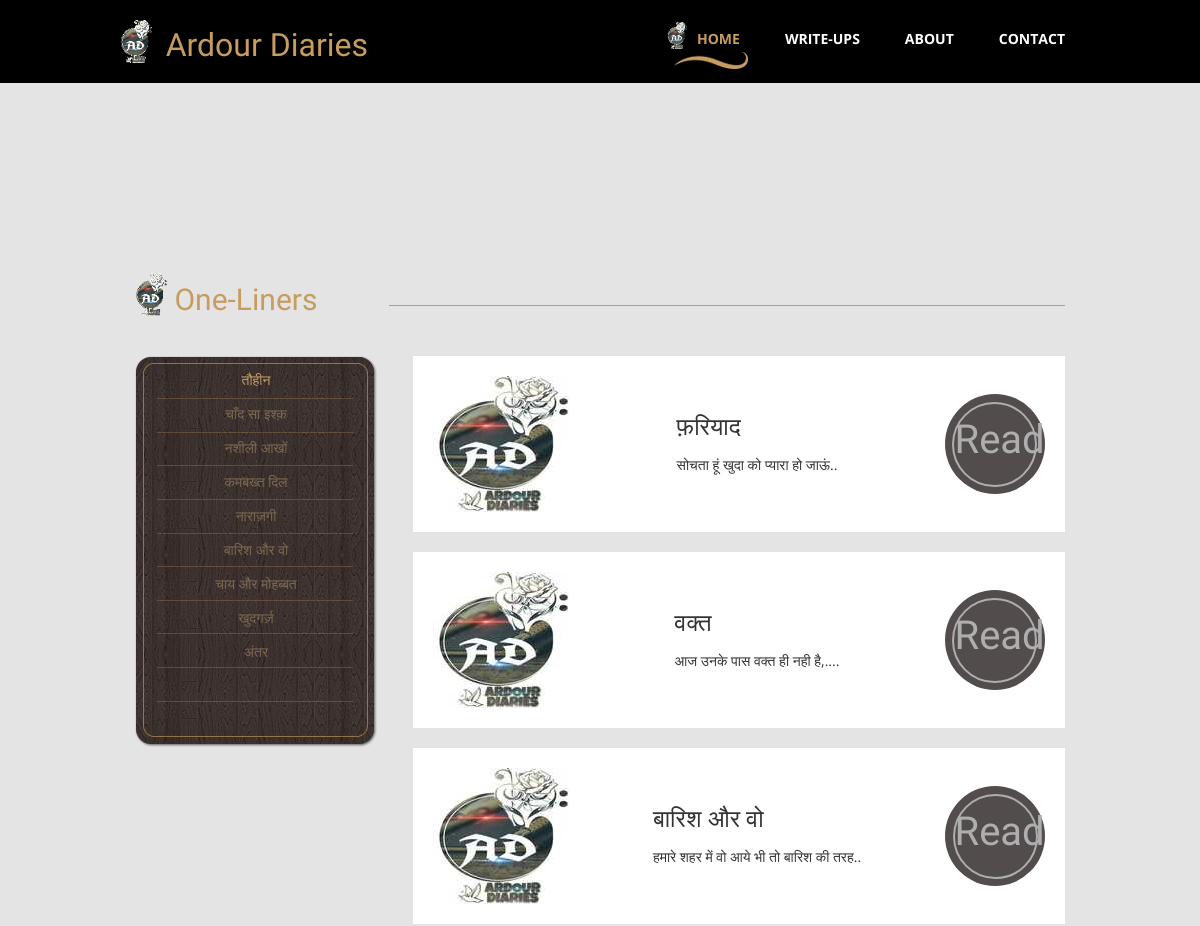
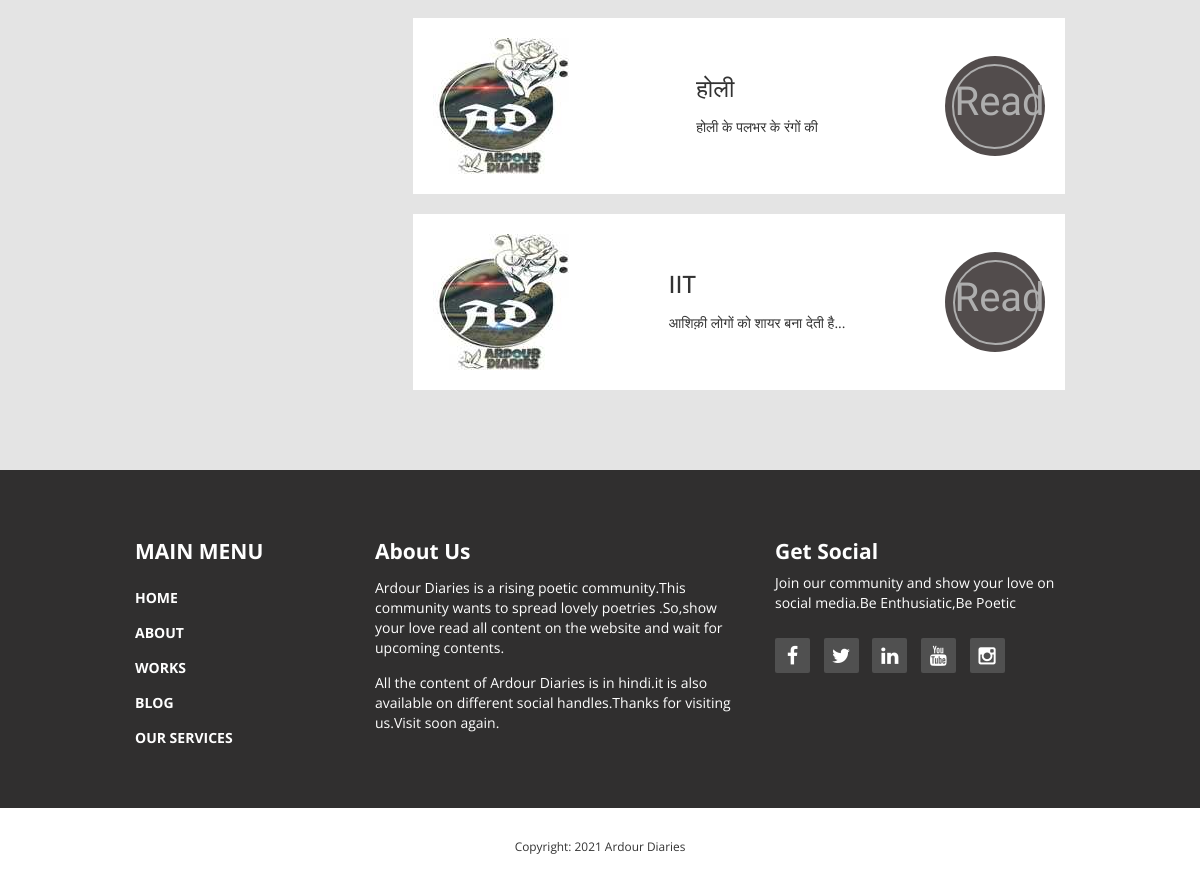
/oneliner/, run on the app's committed database (2 pictures, top to bottom).
### diaries/models.py (models this page shows, shortened)
class oneliners(models.Model):
    title = models.CharField(max_length=100, null=True)
    desc = models.TextField(max_length=500, null=True)
    content = models.TextField(max_length=5000, null=True)
    date_created = models.DateTimeField(auto_now_add=True, null=True)
    oneliners_image = models.ImageField(upload_to='oneliners',null=True, blank=True)
    insta_link = models.URLField(blank=True, null=True)
    fb_link = models.URLField(blank=True, null=True)
    class Meta:
        ordering = ["-date_created"]

### diaries/views.py (the view)
# urls.py: path('oneliner/', views.oneliner, name="oneliner"),
def oneliner(request):
    oneline = oneliners.objects.all()
    return render(request, "oneliner.html", {'oneline': oneline})

### templates/oneliner.html
{% extends 'main.html' %}
{% block content %}
{% load static %}
    <div class="tm-main-section light-gray-bg">
      <div class="container" id="main">
        <section class="tm-section row">
          <div class="col-lg-12 tm-section-header-container margin-bottom-30">
            <h2 class="tm-section-header gold-text tm-handwriting-font"><img src="{% static 'img/logo.png' %}" alt="Logo" class="tm-site-logo"> One-Liners</h2>
            <div class="tm-hr-container"><hr class="tm-hr"></div>
          </div>
          <div>
            <div class="col-lg-3 col-md-3">
              <div class="tm-position-relative margin-bottom-30">
                <nav class="tm-side-menu">
                  <ul>
                    <li><a href="/oneliner/onelines/1" class="active">तौहीन</a></li>
                    <li><a href="/oneliner/onelines/1">चाँद सा इश्क़</a></li>
                    <li><a href="/oneliner/onelines/1">नशीली आखों</a></li>
                    <li><a href="/oneliner/onelines/1">कमबख्त दिल</a></li>
                    <li><a href="/oneliner/onelines/1">नाराज़गी</a></li>
                    <li><a href="/oneliner/onelines/3">बारिश और वो</a></li>
                    <li><a href="/oneliner/onelines/1">चाय और मोहब्बत </a></li>
                    <li><a href="/oneliner/onelines/1">खुदगर्ज़</a></li>
                    <li><a href="/oneliner/onelines/1"> अंतर </a></li>
                  </ul>
                </nav>
                <img src="{% static 'img/vertical-menu-bg.png' %}" alt="Menu bg" class="tm-side-menu-bg">
              </div>
            </div>
            <div class="tm-menu-product-content col-lg-9 col-md-9">
              {% for i in oneline %}
              <div class="tm-product">
                <img src="{% static 'img/logo1.jpeg' %}" alt="Oneliner">
                <div class="tm-product-text">
                  <h3 class="tm-product-title">{{i.title}}</h3>
                  <p class="tm-product-description">{{i.desc}}</p>
                </div>
                <div class="tm-product-price">
                  <a href="/oneliner/onelines/{{i.id}}" class="tm-product-price-link tm-handwriting-font">Read</a>
                </div>
              </div>
              {% endfor %}
            </div>
          </div>
        </section>
      </div>
    </div>
    {% endblock %}

### static/css/templatemo-style.css (style rules this page uses)
body { overflow-x: hidden; }
ul { margin: 0; padding: 0; }
* { font-family: 'Open Sans', sans-serif; }
.container { max-width: 960px; }
.tm-handwriting-font { font-family: 'Damion', cursive; }
.tm-site-logo, .tm-site-name { vertical-align: bottom; }
.tm-section { margin-bottom: 60px; }
.gold-text { color: #c79c60; }
.tm-position-relative { position: relative; }
.light-gray-bg { background-color: #e4e4e4; }
.tm-main-section { padding-top: 170px; }
.margin-bottom-30 { margin-bottom: 30px; }
.tm-section-header-container { display: -webkit-box; display: -webkit-flex; display: -ms-flexbox; display: flex; -webkit-box-align: end; -webkit-align-items: flex-end; -ms-flex-align: end; align-items: flex-end; }
.tm-section-header { width: 350px; }
.tm-hr-container { width: 100%; height: 41px; }
.tm-hr { border-color: #c79c60; }
.tm-side-menu { color: white; width: 242px; padding-top: 7px; position: relative; z-index: 1; text-align: center; text-transform: uppercase; }
.tm-side-menu-bg { position: absolute; top: 0; left: 0; }
.tm-side-menu li { list-style: none; }
.tm-side-menu li a { color: #7c6a51; padding: 7px; display: block; -webkit-transition: all 0.3s ease; transition: all 0.3s ease; }
.tm-side-menu li a:hover, .tm-side-menu li a.active { color: #c79c60; text-decoration: none; }
.tm-product { margin-right: 0; margin-left: auto; max-width: 652px; display: -webkit-box; display: -webkit-flex; display: -ms-flexbox; display: flex; -webkit-box-pack: justify; -webkit-justify-content: space-between; -ms-flex-pack: justify; justify-content: space-between; -webkit-box-align: center; -webkit-align-items: center; -ms-flex-align: center; align-items: center; background-color: white; padding: 20px; }
.tm-product-text { max-width: 325px; }
.tm-product-price { width: 100px; height: 100px; background-color: rgb(82, 76, 76); border-radius: 50%; display: -webkit-box; display: -webkit-flex; display: -ms-flexbox; display: flex; -webkit-box-align: center; -webkit-align-items: center; -ms-flex-align: center; align-items: center; -webkit-box-pack: center; -webkit-justify-content: center; -ms-flex-pack: center; justify-content: center; color: white; position: relative; }
.tm-product-title { margin-top: 0; margin-bottom: 15px; -webkit-transition: all 0.3s ease; transition: all 0.3s ease; }
.tm-product-description { margin-bottom: 0; text-align: justify; }
.tm-product-price-link { border: 2px solid rgb(174,174,174); border-radius: 50%; width: 85px; height: 85px; -webkit-transition: all 0.3s ease; transition: all 0.3s ease; text-align: center; padding-top: 7px; font-size: 40px; color: rgb(174,174,174); }
.tm-product { cursor: pointer; margin-bottom: 20px; }

### data on the page
oneliners: title "फ़रियाद", desc "सोचता हूं खुदा को प्यारा हो जाऊं.."
oneliners: title "वक्त", desc "आज उनके पास वक्त ही नही है,...."
oneliners: title "बारिश और वो", desc "हमारे शहर में वो आये भी तो बारिश की तरह.."
oneliners: title "होली", desc "होली के पलभर के रंगों की"
oneliners: title "IIT", desc "आशिक़ी लोगों को शायर बना देती है..."
